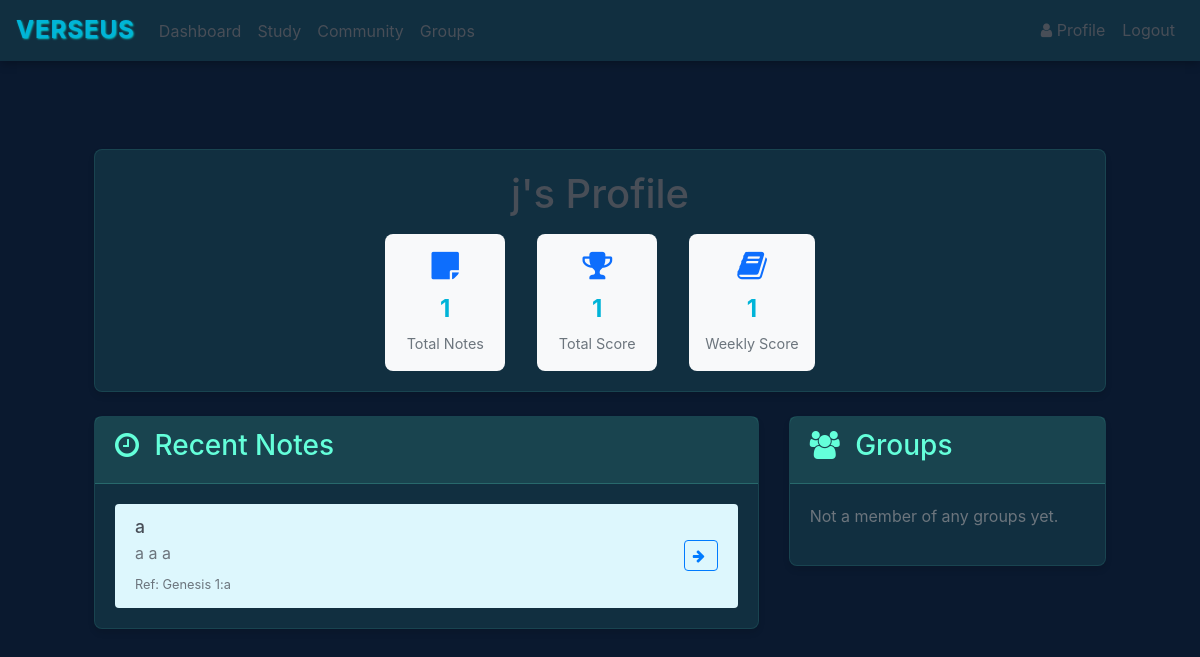
/profile/j (signed in), run on an earlier commit of the app's database.
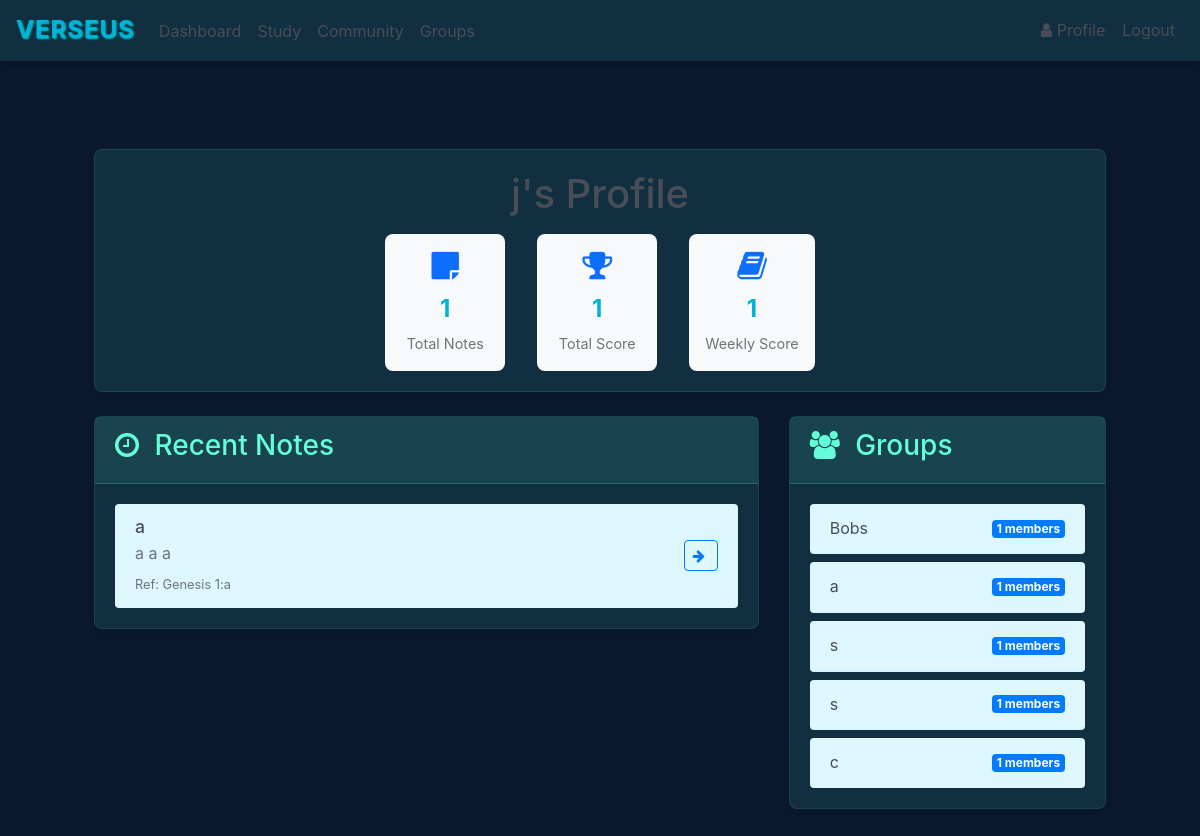
And on a later commit of the database.
### website/models.py (models this page shows)
class Note(db.Model):
    id = db.Column(db.Integer, primary_key=True)
    title = db.Column(db.String(100), default="Untitled Verse")
    data = db.Column(db.String(500))
    date = db.Column(db.DateTime(timezone=True), default=func.now())
    user_id = db.Column(db.Integer, db.ForeignKey('user.id'))
    data_blanked = db.Column(db.String(500))
    ref = db.Column(JSON)
    word_blank_positions = db.Column(JSON)
    completions = db.Column(db.Integer, default=0)

class Group(db.Model):
    id = db.Column(db.Integer, primary_key=True)
    name = db.Column(db.String(150), nullable=False)
    join_passcode = db.Column(db.String(50), nullable=False)
    members = db.relationship('User', secondary='user_groups_association', back_populates='groups')

### website/views.py (the view)
@views.route('/profile/<username>')
@login_required
def view_profile(username):
    profile_user = User.query.filter_by(first_name=username).first_or_404()
    return render_template("profile.html", user=current_user, profile_user=profile_user)

### website/templates/profile.html (shortened to what this page needs)
{% extends "base.html" %}
{% block content %}
<div class="container mt-4">
    <div class="row">
        <div class="col-md-12 mb-4">
            <div class="card">
                <div class="card-body text-center">
                    <h1 class="mb-3">{{ profile_user.first_name }}'s Profile</h1>
                    <div class="profile-stats">
                        <div class="stat-item">
                            <i class="fa fa-sticky-note"></i>
                            <div class="stat-value">{{ profile_user.notes|length }}</div>
                            <div class="stat-label">Total Notes</div>
                        </div>
                        <div class="stat-item">
                            <i class="fa fa-trophy"></i>
                            <div class="stat-value">{{ profile_user.score }}</div>
                            <div class="stat-label">Total Score</div>
                        </div>
                        <div class="stat-item">
                            <i class="fa fa-book"></i>
                            <div class="stat-value">{{ profile_user.weekly_score }}</div>
                            <div class="stat-label">Weekly Score</div>
                        </div>
                    </div>
                </div>
            </div>
        </div>
        <div class="col-md-8">
            <div class="card">
                <div class="card-header">
                    <h3><i class="fa fa-clock-o"></i> Recent Notes</h3>
                </div>
                <div class="card-body">
                    {% if profile_user.notes %}
                    <div class="list-group list-group-flush">
                        {% for note in (profile_user.notes | sort(attribute='date', reverse=true))[:5] %}
                        <div class="list-group-item">
                            <div class="d-flex justify-content-between align-items-center">
                                <div class="note-content">
                                    <h4 class="verse-title">{{ note.title }}</h4>
                                    <div class="note-text">{{ note.data[:50] }}</div>
                                    <small class="text-muted">Ref: {{ note.ref }}</small>
                                </div>
                                <div class="note-actions">
                                    <a href="/verses/{{ note.id }}" class="btn btn-sm btn-outline-primary">
                                        <i class="fa fa-arrow-right"></i>
                                    </a>
                                </div>
                            </div>
                        </div>
                        {% endfor %}
                    </div>
                    {% else %}
                    <p class="text-muted">No notes yet.</p>
                    {% endif %}
                </div>
            </div>
        </div>
        <div class="col-md-4">
            <div class="card">
                <div class="card-header">
                    <h3><i class="fa fa-users"></i> Groups</h3>
                </div>
                <div class="card-body">
                    {% if profile_user.groups %}
                    <div class="list-group list-group-flush">
                        {% for group in profile_user.groups %}
                        <div class="list-group-item">
                            <div class="d-flex justify-content-between align-items-center">
                                <span>{{ group.name }}</span>
                                <span class="badge bg-primary">{{ group.members|length }} members</span>
                            </div>
                        </div>
                        {% endfor %}
                    </div>
                    {% else %}
                    <p class="text-muted">Not a member of any groups yet.</p>
                    {% endif %}
                </div>
            </div>
        </div>
    </div>
</div>
{% endblock %}

What changed in the data, as far as the page shows it:
added Group: name "Bobs", members|length "1"
added Group: name "a", members|length "1"
added Group: name "s", members|length "1"
added Group: name "s", members|length "1"
added Group: name "c", members|length "1"
Also different on the page:
text no longer shown: "Not a member of any groups yet."
